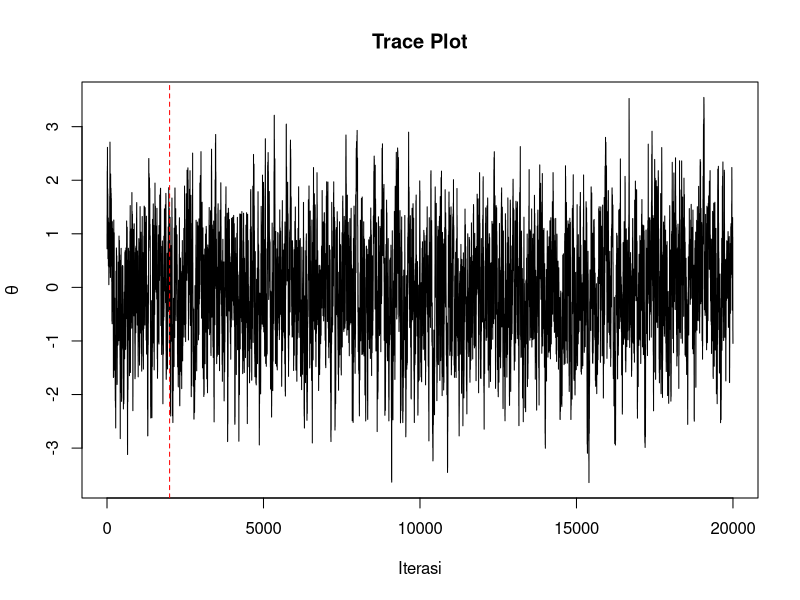
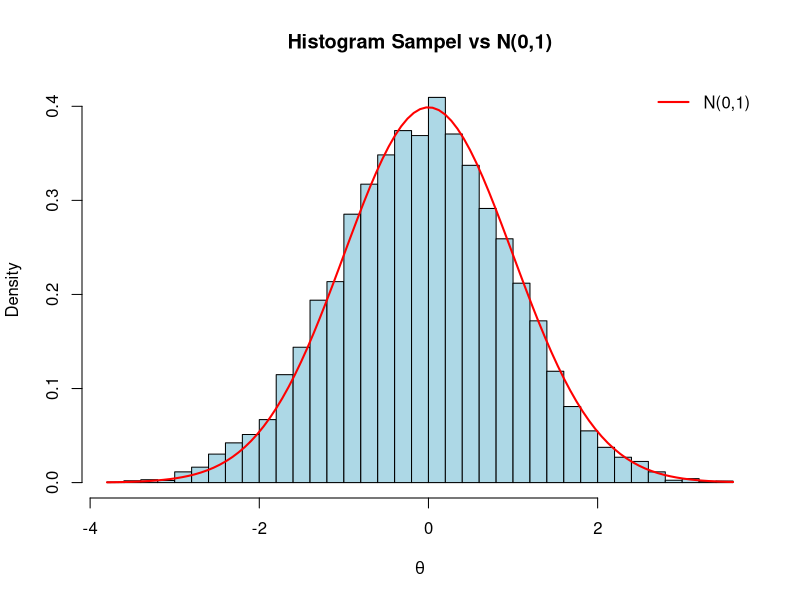
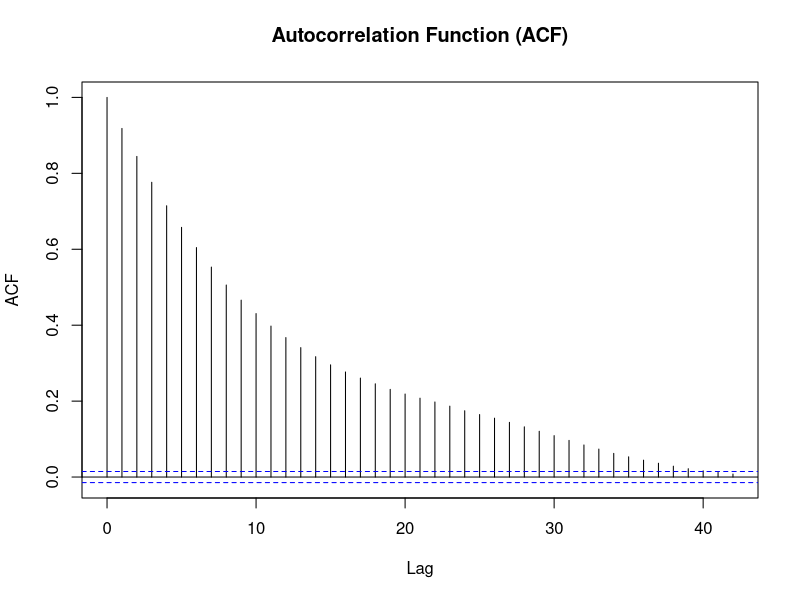

Here is the R script that generated these plots, in order:
## ---- chunk 1
#| include: false
# Format angka dengan koma desimal (gaya Indonesia) untuk teks interpretasi
fmt <- function(x, d = 4) format(round(x, d), decimal.mark = ",", nsmall = d)
## ---- chunk 2
set.seed(123)

N           <- 20000   # jumlah iterasi
theta0      <- 1       # nilai awal
proposal_sd <- 0.5     # SD proposal
burn_in     <- 2000    # burn-in
## ---- chunk 3
theta    <- numeric(N)
theta[1] <- theta0
diterima <- logical(N)   # indikator penerimaan per iterasi

for (t in 2:N) {
  candidate <- rnorm(1, mean = theta[t - 1], sd = proposal_sd)

  log_alpha <- dnorm(candidate, 0, 1, log = TRUE) -
               dnorm(theta[t - 1], 0, 1, log = TRUE)

  if (log(runif(1)) <= log_alpha) {
    theta[t]    <- candidate
    diterima[t] <- TRUE
  } else {
    theta[t] <- theta[t - 1]
  }
}
## ---- chunk 4
acc_semua <- mean(diterima[-1])                  # seluruh iterasi
acc_post  <- mean(diterima[(burn_in + 1):N])     # setelah burn-in

data.frame(
  Cakupan = c("Seluruh iterasi", "Setelah burn-in"),
  `Acceptance rate` = round(c(acc_semua, acc_post), 4),
  check.names = FALSE
) |> knitr::kable()
## ---- chunk 5
theta_post <- theta[(burn_in + 1):N]
length(theta_post)
## ---- chunk 6
ci <- quantile(theta_post, c(0.025, 0.975))

ringkasan <- data.frame(
  Ukuran = c("Mean", "Median", "SD", "Batas bawah 95%", "Batas atas 95%"),
  Nilai  = round(c(mean(theta_post), median(theta_post), sd(theta_post),
                   ci[1], ci[2]), 4)
)
knitr::kable(ringkasan)
## ---- chunk 7
perbandingan <- data.frame(
  Ukuran    = c("Mean", "Median", "SD", "Batas bawah 95%", "Batas atas 95%"),
  `Hasil MH` = round(c(mean(theta_post), median(theta_post), sd(theta_post),
                       ci[1], ci[2]), 4),
  `N(0,1)`   = round(c(0, 0, 1, qnorm(0.025), qnorm(0.975)), 4),
  check.names = FALSE
)
perbandingan$Selisih <- round(perbandingan$`Hasil MH` - perbandingan$`N(0,1)`, 4)
knitr::kable(perbandingan)
## ---- chunk 8
#| fig-height: 4
plot(theta, type = "l", main = "Trace Plot",
     xlab = "Iterasi", ylab = expression(theta))
abline(v = burn_in, col = "red", lty = 2)
## ---- chunk 9
#| fig-height: 4
hist(theta_post, breaks = 50, freq = FALSE, col = "lightblue",
     main = "Histogram Sampel vs N(0,1)", xlab = expression(theta))
curve(dnorm(x, 0, 1), add = TRUE, col = "red", lwd = 2)
legend("topright", legend = "N(0,1)", col = "red", lwd = 2, bty = "n")
## ---- chunk 10
#| fig-height: 4
acf_hasil <- acf(theta_post, main = "Autocorrelation Function (ACF)")
## ---- chunk 11
ess <- NA_real_
if (requireNamespace("coda", quietly = TRUE)) {
  ess <- as.numeric(coda::effectiveSize(coda::as.mcmc(theta_post)))
  ess
} else {
  cat("Paket 'coda' belum terpasang. Jalankan install.packages('coda').")
}
